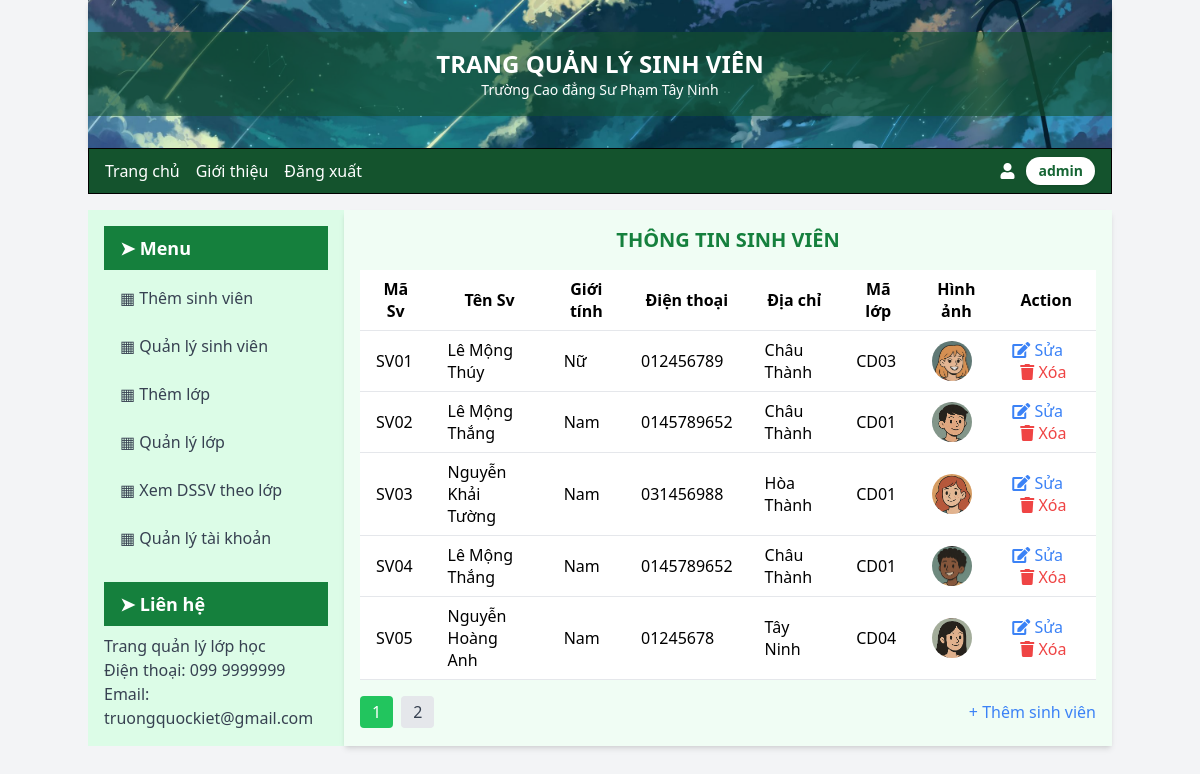
The page /qlsv.php on the database its author committed.
### tables this page shows
CREATE TABLE `tbsinhvien` (
  `masv` varchar(4) NOT NULL,
  `tensv` text DEFAULT NULL,
  `gioitinh` text DEFAULT NULL,
  `dienthoai` varchar(10) DEFAULT NULL,
  `diachi` text DEFAULT NULL,
  `malop` varchar(5) DEFAULT NULL,
  `hinhanh` varchar(150) DEFAULT NULL
);

### qlsv.php (the view, shortened to what this page needs)
<html lang="en">
<head>
    <script src="https://cdn.tailwindcss.com"></script>
    <link rel="stylesheet" href="https://cdnjs.cloudflare.com/ajax/libs/font-awesome/5.15.3/css/all.min.css">
</head>
<body class="bg-gray-100">
    <div class="container mx-auto">
        <div class="bg-cover bg-center py-8 text-white shadow-md" style="background-image: url('images/anhnen.jpg');">
            <div class="bg-green-900 bg-opacity-60 py-4">
                <div class="text-center">
                    <h1 class="text-2xl font-bold">TRANG QUẢN LÝ SINH VIÊN</h1>
                    <p class="text-sm">Trường Cao đẳng Sư Phạm Tây Ninh</p>
                </div>
            </div>
        </div>
        <div class="bg-green-900 border border-black py-2">
            <div class="flex justify-between items-center px-4">
                <div class="flex space-x-4">
                    <a href="ttsv.php" class="text-white hover:underline">Trang chủ</a>
                    <a href="#" class="text-white hover:underline">Giới thiệu</a>
                    <a href="logout.php" class="text-white hover:underline">Đăng xuất</a>
                </div>
                <div class="flex items-center space-x-3">
    <i class="fas fa-user text-white"></i>
    <a href="login.php" class="bg-white text-green-800 px-3 py-1 rounded-full text-sm font-semibold hover:bg-green-100 transition duration-200 shadow">
        admin
    </a>
</div>
            </div>
        </div>
        <div class="flex mt-4">
            <div class="w-1/4 bg-green-100 p-4">
                <div class="mb-4">
                    <h2 class="text-lg font-bold text-white bg-green-700 px-4 py-2 w-full"> ➤ Menu</h2>
                    <ul class="mt-2 space-y-2">
                        <li><a href="themsv.php" class="flex items-center space-x-2 px-4 py-2 text-gray-700 hover:bg-green-600 hover:text-white rounded">▦ Thêm sinh viên</a></li>
                        <li><a href="qlsv.php" class="flex items-center space-x-2 px-4 py-2 text-gray-700 hover:bg-green-600 hover:text-white rounded">▦ Quản lý sinh viên</a></li>
                        <li><a href="themlop.php" class="flex items-center space-x-2 px-4 py-2 text-gray-700 hover:bg-green-600 hover:text-white rounded">▦ Thêm lớp</a></li>
                        <li><a href="qllop.php" class="flex items-center space-x-2 px-4 py-2 text-gray-700 hover:bg-green-600 hover:text-white rounded">▦ Quản lý lớp</a></li>
                        <li><a href="danhsach.php" class="flex items-center space-x-2 px-4 py-2 text-gray-700 hover:bg-green-600 hover:text-white rounded">▦ Xem DSSV theo lớp</a></li>
                        <li><a href="qltk.php" class="flex items-center space-x-2 px-4 py-2 text-gray-700 hover:bg-green-600 hover:text-white rounded">▦ Quản lý tài khoản</a></li>
                    </ul>
                </div>
                <div>
                    <h2 class="text-lg font-bold text-white bg-green-700 px-4 py-2 w-full mt-6"> ➤ Liên hệ</h2>
                    <p class="mt-2 text-gray-700">Trang quản lý lớp học</p>
                    <p class="text-gray-700">Điện thoại: 099 9999999</p>
                    <p class="text-gray-700">Email: truongquockiet@gmail.com</p>
                </div>
            </div>
            <div class="w-3/4 bg-green-50 p-4 shadow-md">
                <div class="text-center mb-4">
                    <h2 class="text-xl font-bold text-green-700">THÔNG TIN SINH VIÊN</h2>
                </div>
                <table class="min-w-full bg-white">
                    <thead>
                        <tr>
                            <th class="py-2 px-4 border-b">Mã Sv</th>
                            <th class="py-2 px-4 border-b">Tên Sv</th>
                            <th class="py-2 px-4 border-b">Giới tính</th>
                            <th class="py-2 px-4 border-b">Điện thoại</th>
                            <th class="py-2 px-4 border-b">Địa chỉ</th>
                            <th class="py-2 px-4 border-b">Mã lớp</th>
                            <th class="py-2 px-4 border-b">Hình ảnh</th>
                            <th class="py-2 px-4 border-b">Action</th>
                        </tr>
                    </thead>
                    <tbody>
                    <?php
$servername = "localhost";
$username = "root";
$password = "";
$dbname = "qlsinhvien";
$conn = new mysqli($servername, $username, $password, $dbname);
$limit = 5;
$page = isset($_GET['page']) ? (int)$_GET['page'] : 1;
$start_from = ($page - 1) * $limit;
$sql = "SELECT * FROM tbsinhvien LIMIT $start_from, $limit";
$result = $conn->query($sql);
if ($result->num_rows > 0) {
    while($row = $result->fetch_assoc()) {
        echo "<tr>";
        echo "<td class='py-2 px-4 border-b'>" . $row["masv"] . "</td>";
        echo "<td class='py-2 px-4 border-b'>" . $row["tensv"] . "</td>";
        echo "<td class='py-2 px-4 border-b'>" . $row["gioitinh"] . "</td>";
        echo "<td class='py-2 px-4 border-b'>" . $row["dienthoai"] . "</td>";
        echo "<td class='py-2 px-4 border-b'>" . $row["diachi"] . "</td>";
        echo "<td class='py-2 px-4 border-b'>" . $row["malop"] . "</td>";
        echo "<td class='py-2 px-4 border-b'>
                <img src='" . $row["hinhanh"] . "' alt='Hình SV' class='w-10 h-10 object-cover rounded-full'>
              </td>";
        echo "<td class='py-2 px-4 border-b space-x-2'>
                <a href='edit.php?masv=" . $row["masv"] . "' class='text-blue-500'><i class='fas fa-edit'></i> Sửa</a>
                <a href='delete.php?masv=" . $row["masv"] . "' class='text-red-500' onclick=\"return confirm('Xóa sinh viên này?');\"><i class='fas fa-trash'></i> Xóa</a>
              </td>";
        echo "</tr>";
    }
} else {
    echo "<tr><td colspan='8' class='text-center py-4'>Không có sinh viên nào.</td></tr>";
}
$sql_total = "SELECT COUNT(*) AS total FROM tbsinhvien";
$total_result = $conn->query($sql_total);
$total_row = $total_result->fetch_assoc();
$total_records = $total_row["total"];
$total_pages = ceil($total_records / $limit);
?>
</tbody>
                </table>
                <div class="flex justify-between items-center mt-4">
    <div class="flex space-x-2">
        <?php
        for ($i = 1; $i <= $total_pages; $i++) {
            $active = ($i == $page) ? "bg-green-500 text-white" : "bg-gray-200 text-gray-700";
            echo "<a href='?page=$i' class='px-3 py-1 rounded $active'>$i</a>";
        }
        ?>
    </div>
    <a href="add.php" class="text-blue-500">+ Thêm sinh viên</a>
</div>
            </div>
        </div>
    </div>
</body>
</html>

### rows shown on the page
tbsinhvien: masv "SV01", tensv "Lê Mộng Thúy", gioitinh "Nữ", dienthoai "012456789", diachi "Châu Thành", malop "CD03", hinhanh (picture)
tbsinhvien: masv "SV02", tensv "Lê Mộng Thắng", gioitinh "Nam", dienthoai "0145789652", diachi "Châu Thành", malop "CD01", hinhanh (picture)
tbsinhvien: masv "SV03", tensv "Nguyễn Khải Tường", gioitinh "Nam", dienthoai "031456988", diachi "Hòa Thành", malop "CD01", hinhanh (picture)
tbsinhvien: masv "SV04", tensv "Lê Mộng Thắng", gioitinh "Nam", dienthoai "0145789652", diachi "Châu Thành", malop "CD01", hinhanh (picture)
tbsinhvien: masv "SV05", tensv "Nguyễn Hoàng Anh", gioitinh "Nam", dienthoai "01245678", diachi "Tây Ninh", malop "CD04", hinhanh (picture)
